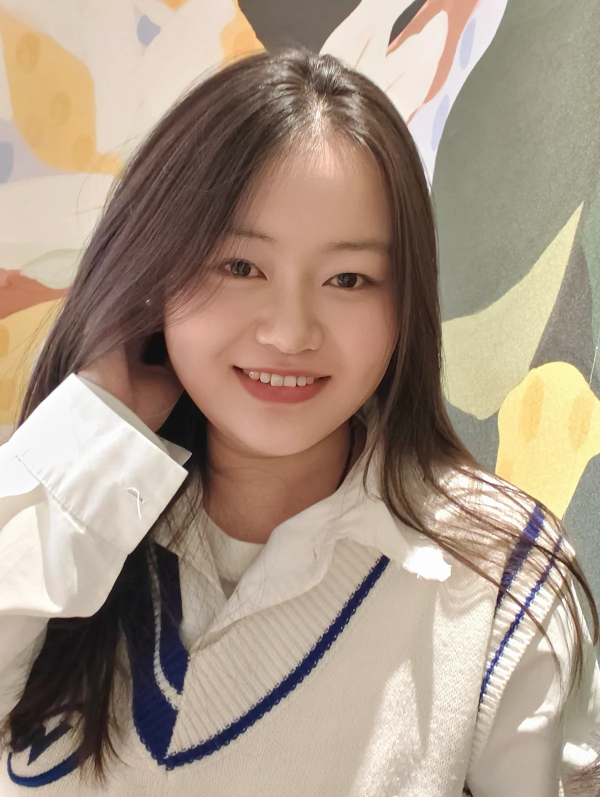
#> input picture photos/full/photo_001.webp, 1200 x 1594 px (shown at 1/2 size); its folder holds only this picture in this run
$ python convert_to_webp.py ../photos/full/photo_001.webp out
#> lines starting #> are read from the running program, lines starting #| are printed output that depends on the picture
#!/usr/bin/env python3
"""
图片转 WebP 格式工具。

支持将 JPG/PNG/JPEG/BMP/TIFF 图片转换为 WebP 格式，
可同时生成多尺寸版本：full / preview / thumbs / thumbs_mobile。

用法:
    python convert_to_webp.py <输入目录> <输出目录> [--quality 85]

    # 批量转换整个目录
    python convert_to_webp.py ./照片 ./photos

    # 转换单个文件
    python convert_to_webp.py ./照片/何洁.jpg ./photos
"""

import argparse
import os
import sys
from pathlib import Path

try:
    from PIL import Image, ImageOps
except ImportError:
    print("错误: 需要安装 Pillow 库。运行: pip install Pillow")
    sys.exit(1)


# 输出尺寸配置（宽度，保持宽高比）
SIZE_PRESETS = {
    "full": 1200,
    "preview": 800,
    "thumbs": 300,
    "thumbs_mobile": 200,
}

SUPPORTED_EXTENSIONS = {".jpg", ".jpeg", ".png", ".bmp", ".tiff", ".tif", ".webp"}


def convert_image(
    input_path: Path,
    output_dir: Path,
    quality: int = 85,
    sizes: list[str] | None = None,
    base_name: str | None = None,
) -> list[Path]:
    """
    将单张图片转换为 WebP 格式的多尺寸版本。

    参数:
        input_path: 输入图片路径
        output_dir: 输出根目录（内部自动分 full/preview/thumbs/thumbs_mobile 子目录）
        quality: WebP 质量 (1-100)
        sizes: 需要生成的尺寸列表，默认全部
        base_name: 输出文件名（不含扩展名），默认使用输入文件名

    返回:
        生成的文件路径列表
    """
#> called with quality = 85
    if sizes is None:
        sizes = list(SIZE_PRESETS.keys())

    if base_name is None:
        base_name = input_path.stem

    img = Image.open(input_path)
#> img is the input picture: PIL image 1200x1594 RGB; mean R, G, B 168.2, 149.8, 133.1

    # 自动旋转（处理 EXIF 方向）
    img = ImageOps.exif_transpose(img)

    # 统一转为 RGB（WebP 不支持 CMYK 等模式）
    if img.mode in ("RGBA", "LA", "P", "PA"):
        if img.mode == "P":
            img = img.convert("RGBA")
        # 有透明通道的保留 RGBA，否则转 RGB
        if img.mode == "RGBA":
            has_alpha = img.getchannel("A").getextrema()[0] < 255
            if not has_alpha:
                img = img.convert("RGB")
    elif img.mode not in ("RGB", "RGBA"):
        img = img.convert("RGB")

    output_files = []

    for size_name in sizes:
        target_width = SIZE_PRESETS[size_name]
        sub_dir = output_dir / size_name
        sub_dir.mkdir(parents=True, exist_ok=True)

        # 计算等比缩放
        w_percent = target_width / float(img.size[0])
        target_height = int(float(img.size[1]) * w_percent)

        # 如果原图宽度已经小于目标宽度，不放大
        if img.size[0] <= target_width:
            resized = img.copy()
        else:
            resized = img.resize((target_width, target_height), Image.LANCZOS)

        out_path = sub_dir / f"{base_name}.webp"

        save_kwargs = {"quality": quality, "method": 6}
        if resized.mode == "RGBA":
            save_kwargs["lossless"] = False

        resized.save(str(out_path), "webp", **save_kwargs)
        output_files.append(out_path)
#> this loop made 4 passes
#> pass 2, in convert_image, `resized = img.resize((target_width, target_height), Image.LANCZOS)`:
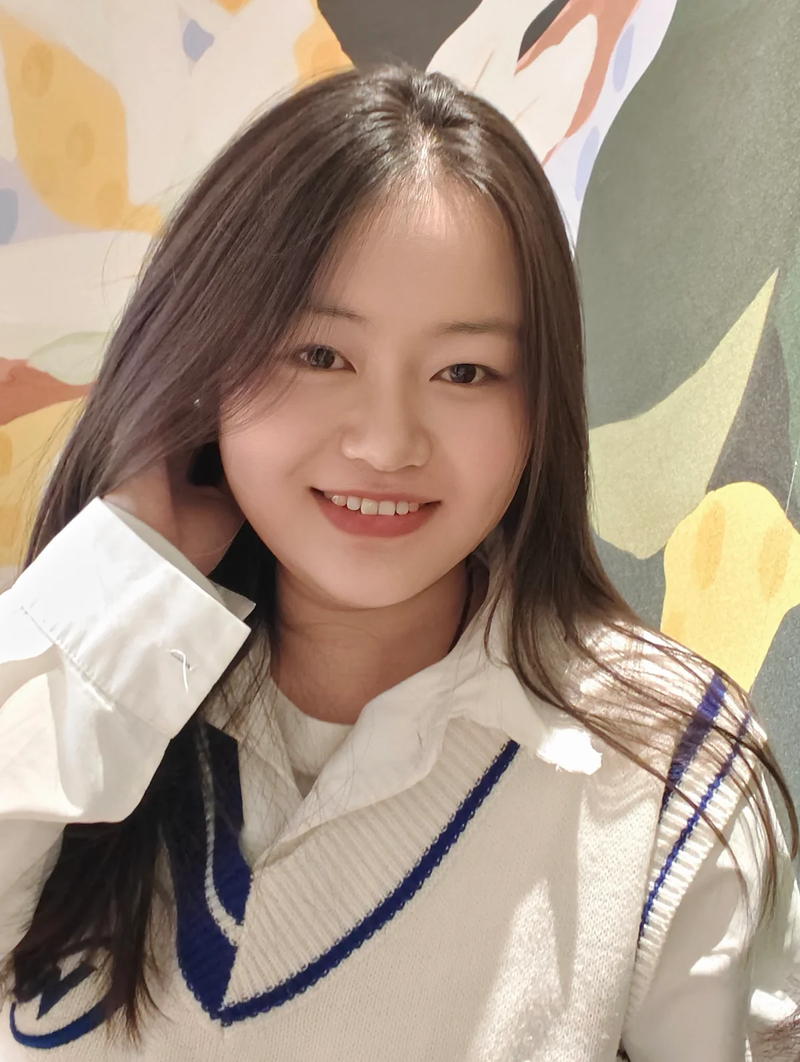
#> resized: PIL image 800x1062 RGB; mean R, G, B 168.2, 149.8, 133.1
#> after the loop:
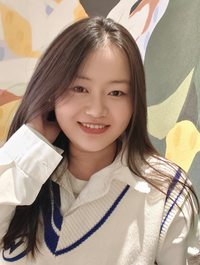
#> resized: PIL image 200x265 RGB; mean R, G, B 168.2, 149.8, 133.1
#> after the loop, output_files = 4 items

    return output_files


def batch_convert(
    input_dir: Path,
    output_dir: Path,
    quality: int = 85,
    sizes: list[str] | None = None,
    name_map: dict[str, str] | None = None,
) -> dict[str, list[Path]]:
    """
    批量转换目录中的图片。

    参数:
        input_dir: 输入目录
        output_dir: 输出根目录
        quality: WebP 质量
        sizes: 尺寸列表
        name_map: 文件名(不含扩展名) → 输出 basename 的映射，用于重命名

    返回:
        {输入文件名: [输出路径列表]}
    """
    results = {}
    files = sorted(
        f for f in input_dir.iterdir()
        if f.suffix.lower() in SUPPORTED_EXTENSIONS
    )

    for f in files:
        out_name = None
        if name_map:
            out_name = name_map.get(f.stem)
        out_files = convert_image(f, output_dir, quality, sizes, out_name)
        results[f.name] = out_files
        print(f"  {f.name} -> {', '.join(p.name for p in out_files)}")

    return results


def main():
    parser = argparse.ArgumentParser(
        description="图片转 WebP 格式工具",
        formatter_class=argparse.RawDescriptionHelpFormatter,
        epilog="""
示例:
  python convert_to_webp.py ./照片 ./photos
  python convert_to_webp.py ./照片 ./photos --quality 90
  python convert_to_webp.py photo.jpg ./output --sizes full preview
        """,
    )
    parser.add_argument("input", help="输入图片路径或目录")
    parser.add_argument("output_dir", help="输出根目录")
    parser.add_argument(
        "--quality", "-q", type=int, default=85, help="WebP 质量 (1-100, 默认 85)"
    )
    parser.add_argument(
        "--sizes",
        nargs="+",
        choices=list(SIZE_PRESETS.keys()),
        default=list(SIZE_PRESETS.keys()),
        help="要生成的尺寸 (默认全部)",
    )
    parser.add_argument(
        "--name-map",
        help="JSON 文件路径，包含 {原文件名: 输出basename} 映射",
    )

    args = parser.parse_args()

    input_path = Path(args.input)
    output_dir = Path(args.output_dir)

    if not input_path.exists():
        print(f"错误: 输入路径不存在: {input_path}")
        sys.exit(1)

    name_map = None
    if args.name_map:
        import json
        with open(args.name_map, "r", encoding="utf-8") as f:
            name_map = json.load(f)

    print(f"WebP 质量: {args.quality}")
    print(f"输出尺寸: {', '.join(args.sizes)}")
    print()

    if input_path.is_file():
        out_files = convert_image(input_path, output_dir, args.quality, args.sizes)
#> out_files = 4 items
        for p in out_files:
            print(f"  -> {p}")
    else:
        print(f"转换目录: {input_path}")
        batch_convert(input_path, output_dir, args.quality, args.sizes, name_map)

    print("\n完成。")


if __name__ == "__main__":
    main()

$ run again, on photos/full/photo_005.webp
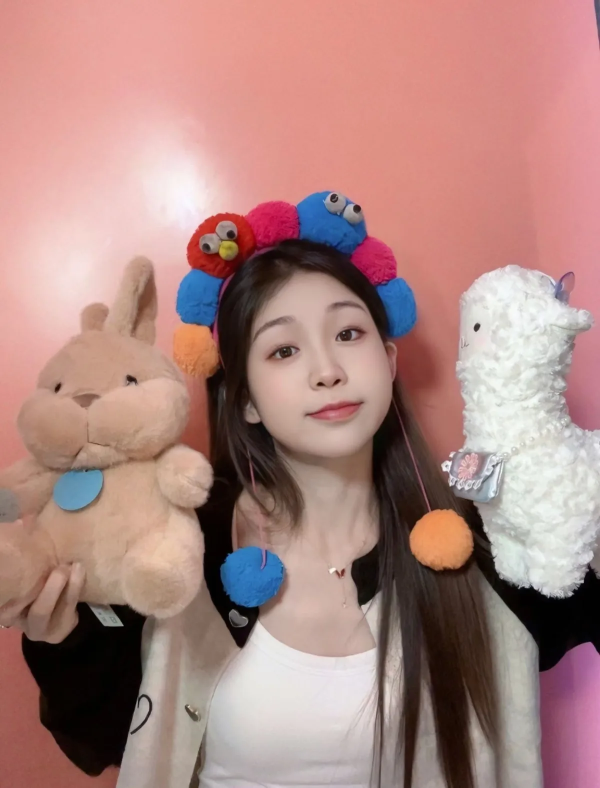
#> input picture photos/full/photo_005.webp, 1200 x 1575 px (shown at 1/2 size)
#> in convert_image, img is the input picture: PIL image 1200x1575 RGB; mean R, G, B 173.1, 134.5, 129.5
#> the loop in convert_image, `for size_name in sizes:` made 4 passes
#> pass 2, in convert_image, `resized = img.resize((target_width, target_height), Image.LANCZOS)`:
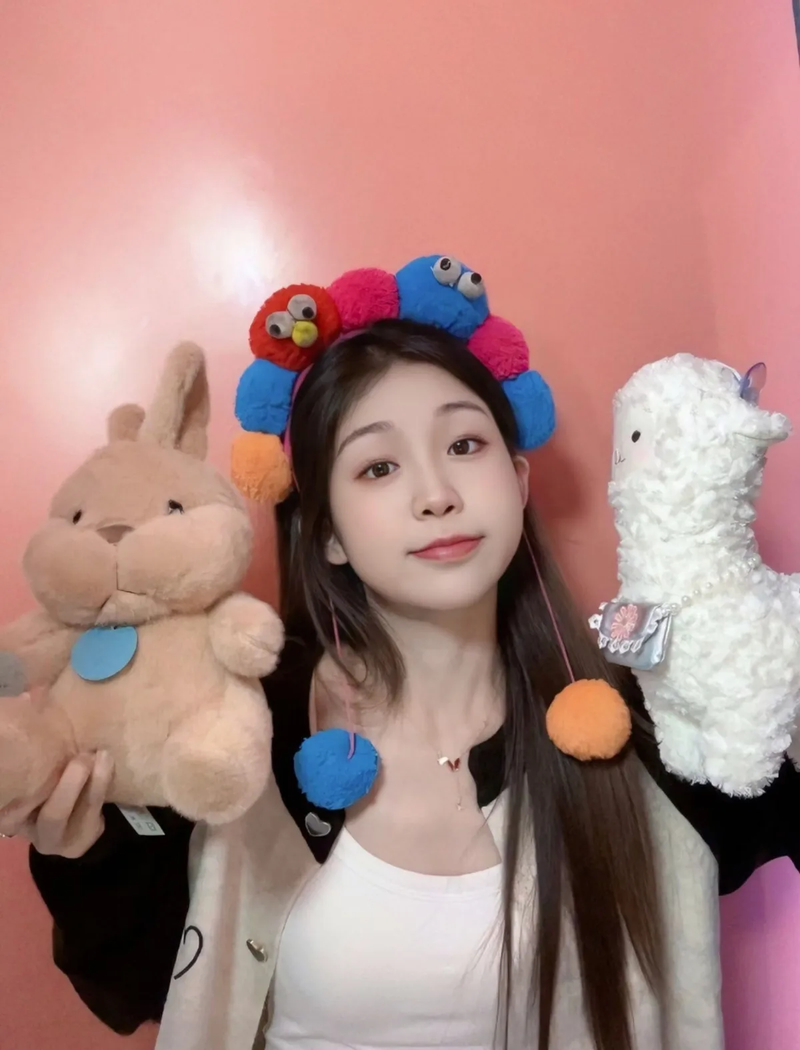
#> resized: PIL image 800x1050 RGB; mean R, G, B 173.1, 134.5, 129.5
#> after the loop in convert_image, `for size_name in sizes:`: output_files = 4 items
#> the loop in main, `for p in out_files:` made 4 passes
#|   -> out/full/photo_005.webp
#|   -> out/preview/photo_005.webp
#|   -> out/thumbs/photo_005.webp
#|   -> out/thumbs_mobile/photo_005.webp

$ run again, on photos/full/photo_006.webp
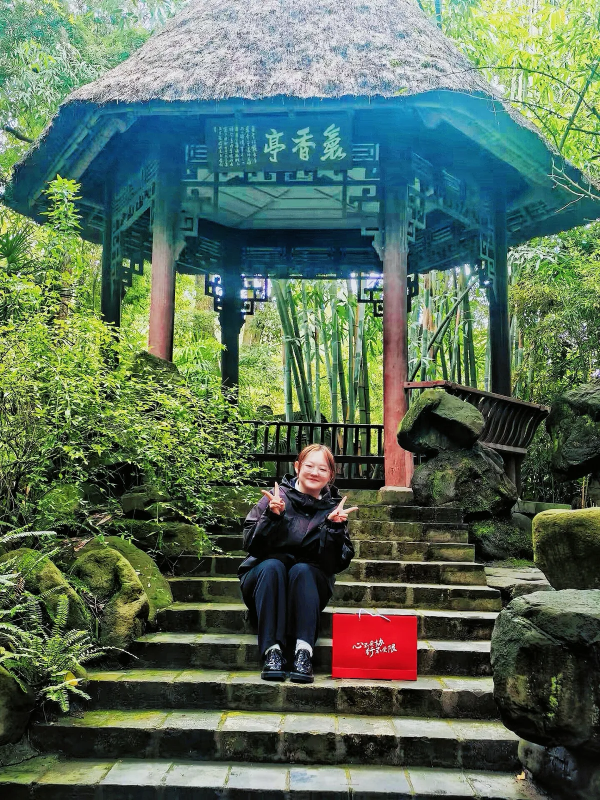
#> input picture photos/full/photo_006.webp, 1200 x 1600 px (shown at 1/2 size)
#> in convert_image, img is the input picture: PIL image 1200x1600 RGB; mean R, G, B 88.2, 108.6, 89.1
#> the loop in convert_image, `for size_name in sizes:` made 4 passes
#> pass 3, in convert_image, `resized = img.resize((target_width, target_height), Image.LANCZOS)`:
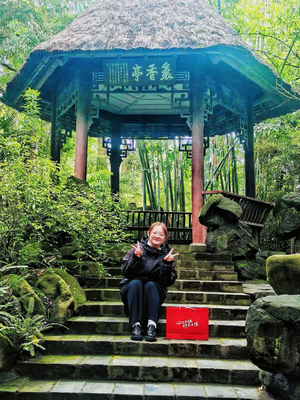
#> resized: PIL image 300x400 RGB; mean R, G, B 88.2, 108.6, 89.2
#> after the loop in convert_image, `for size_name in sizes:`:
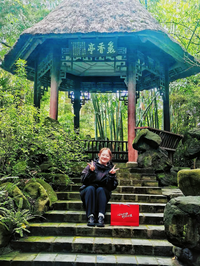
#> resized: PIL image 200x266 RGB; mean R, G, B 88.2, 108.6, 89.2
#> after the loop in convert_image, `for size_name in sizes:`: output_files = 4 items
#> the loop in main, `for p in out_files:` made 4 passes
#|   -> out/full/photo_006.webp
#|   -> out/preview/photo_006.webp
#|   -> out/thumbs/photo_006.webp
#|   -> out/thumbs_mobile/photo_006.webp

$ run again, on photos/full/photo_007.webp
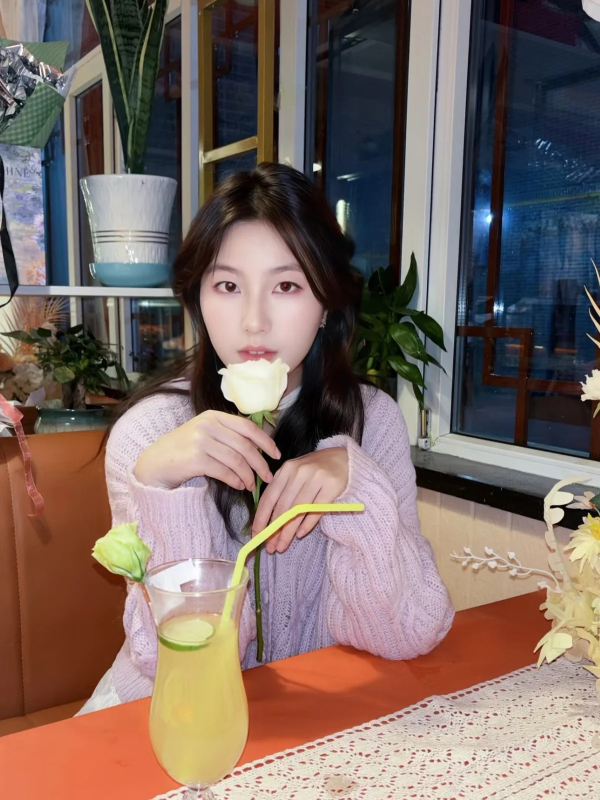
#> input picture photos/full/photo_007.webp, 1200 x 1600 px (shown at 1/2 size)
#> in convert_image, img is the input picture: PIL image 1200x1600 RGB; mean R, G, B 124.4, 106.9, 100.2
#> the loop in convert_image, `for size_name in sizes:` made 4 passes
#> pass 2, in convert_image, `resized = img.resize((target_width, target_height), Image.LANCZOS)`:
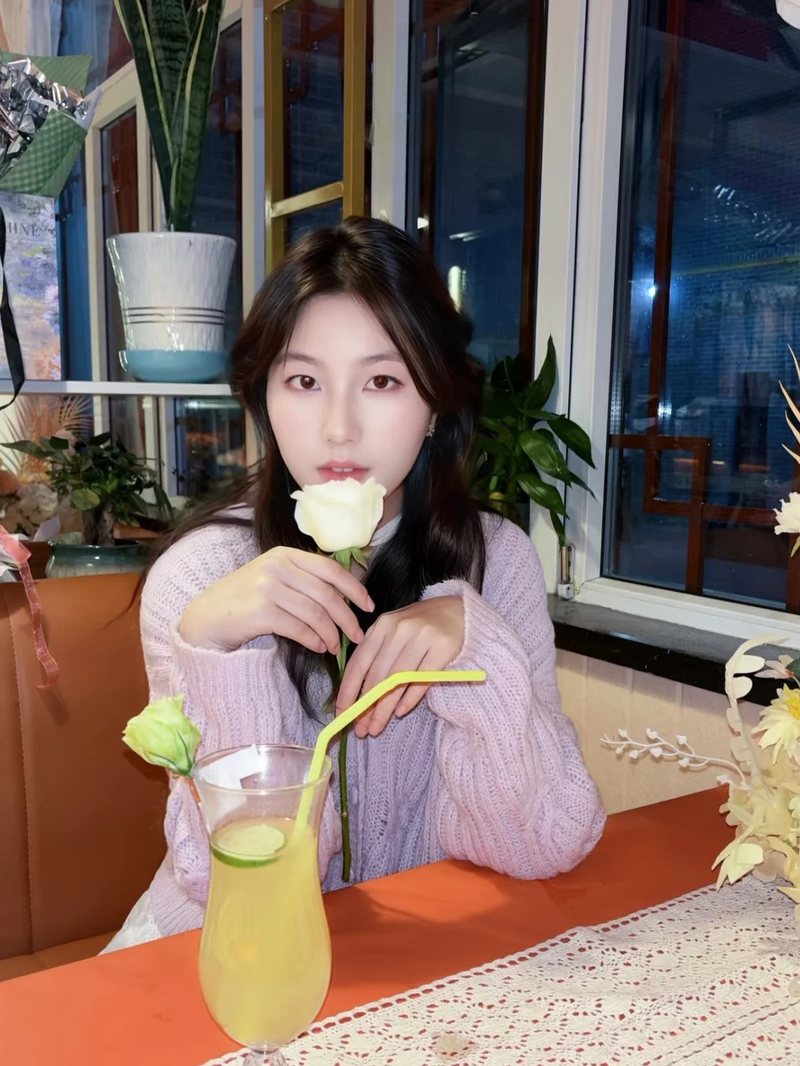
#> resized: PIL image 800x1066 RGB; mean R, G, B 124.4, 106.9, 100.2
#> after the loop in convert_image, `for size_name in sizes:`:
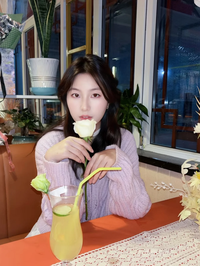
#> resized: PIL image 200x266 RGB; mean R, G, B 124.4, 106.9, 100.2
#> after the loop in convert_image, `for size_name in sizes:`: output_files = 4 items
#> the loop in main, `for p in out_files:` made 4 passes
#|   -> out/full/photo_007.webp
#|   -> out/preview/photo_007.webp
#|   -> out/thumbs/photo_007.webp
#|   -> out/thumbs_mobile/photo_007.webp

$ run again, on photos/full/photo_002.webp
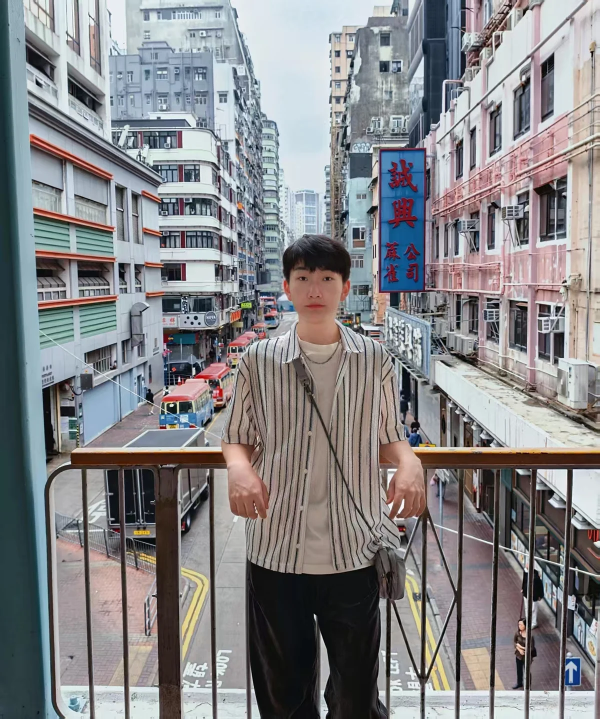
#> input picture photos/full/photo_002.webp, 1200 x 1437 px (shown at 1/2 size)
#> in convert_image, img is the input picture: PIL image 1200x1437 RGB; mean R, G, B 133.4, 133.3, 135.6
#> the loop in convert_image, `for size_name in sizes:` made 4 passes
#> pass 3, in convert_image, `resized = img.resize((target_width, target_height), Image.LANCZOS)`:
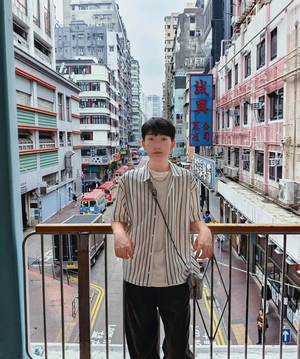
#> resized: PIL image 300x359 RGB; mean R, G, B 133.4, 133.3, 135.6
#> after the loop in convert_image, `for size_name in sizes:`:
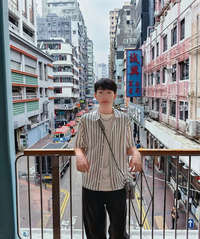
#> resized: PIL image 200x239 RGB; mean R, G, B 133.4, 133.3, 135.6
#> after the loop in convert_image, `for size_name in sizes:`: output_files = 4 items
#> the loop in main, `for p in out_files:` made 4 passes
#|   -> out/full/photo_002.webp
#|   -> out/preview/photo_002.webp
#|   -> out/thumbs/photo_002.webp
#|   -> out/thumbs_mobile/photo_002.webp
